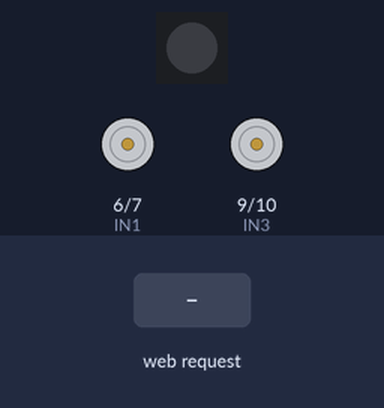
A sketch run on a simulated ESP32-S3. Parts: 1 RGB LEDs in strip order, left to right, motor-driver pin pairs drawn as motors (green arrow = first pin HIGH = forward, orange = second pin HIGH = backward, longer = more drive, scaled by the enable pin). The inputs (shaded band) are chosen by the test bench. Dim RGB values are drawn brighter than linear; what the sketch prints to the serial monitor is not drawn.

Above: at 1.2 s.
1.3 s: HTTP request GET /control?t=120 received
At 2.4 s:
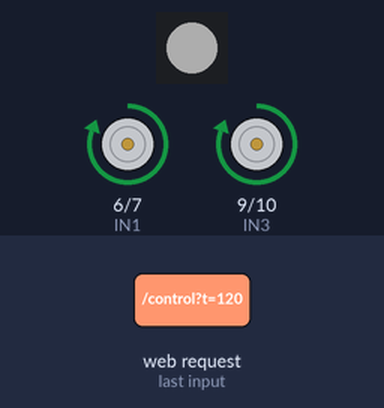
2.8 s: HTTP request GET /control?r=120 received
At 3.6 s:
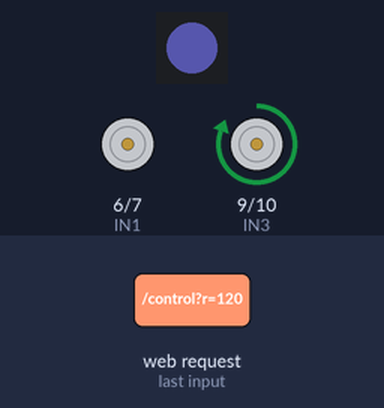
4.3 s: HTTP request GET /control?t=1 received
At 4.7 s:
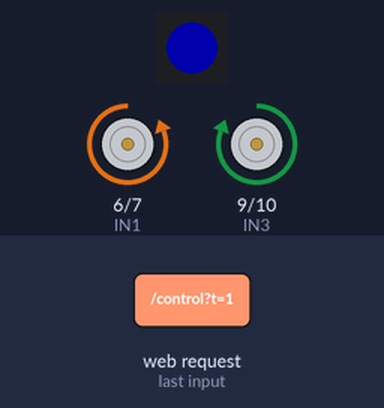
5.8 s: HTTP request GET /control?r=1 received
At 7.0 s:
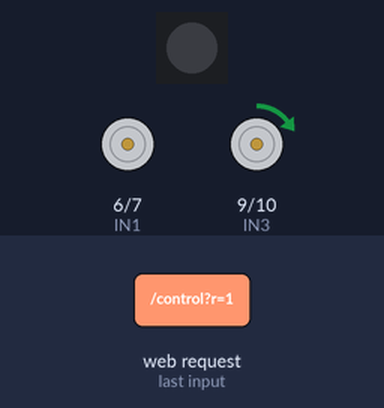
7.3 s: HTTP request GET /control?t=120&r=120 received
At 8.2 s:
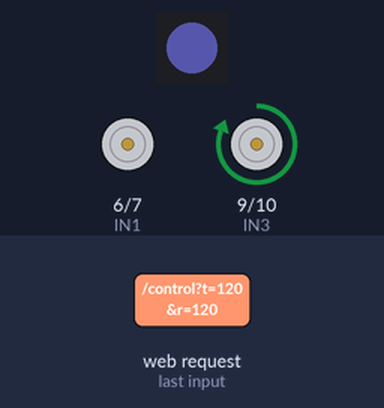
8.8 s: HTTP request GET /control?t=0 received
At 9.3 s:
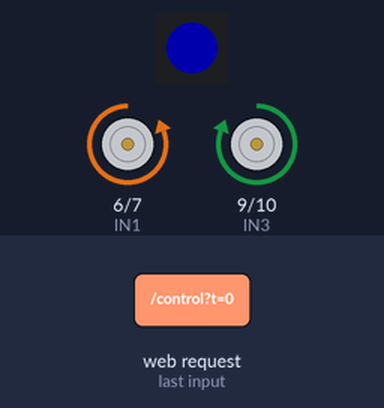
Timing chart, 0 to 11.3 s (numbered marks = the images above; inputs shaded):
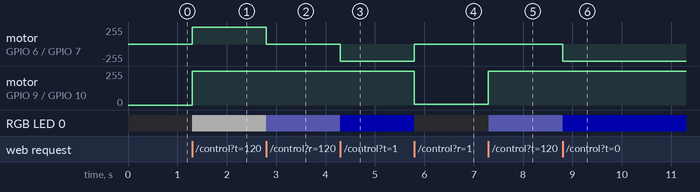

Measured:
- after the input at 1.3 s, motor on GPIO 6 (IN1) / GPIO 7 (IN2), motor on GPIO 9 (IN3) / GPIO 10 (IN4): stopped → forward 255/255 at once; RGB LED 0: off → RGB(50, 50, 50) at once
- after the input at 2.8 s, motor on GPIO 6 (IN1) / GPIO 7 (IN2): forward 255/255 → stopped at once; RGB LED 0: RGB(50, 50, 50) → RGB(25, 25, 50) at once
- after the input at 4.3 s, motor on GPIO 6 (IN1) / GPIO 7 (IN2): stopped → backward 255/255 at once; RGB LED 0: RGB(25, 25, 50) → RGB(0, 0, 50) at once
- after the input at 5.8 s, motor on GPIO 6 (IN1) / GPIO 7 (IN2): backward 255/255 → stopped at once; motor on GPIO 9 (IN3) / GPIO 10 (IN4): forward 255/255 → forward 5/255 at once; RGB LED 0: RGB(0, 0, 50) → off at once
- after the input at 7.3 s, motor on GPIO 9 (IN3) / GPIO 10 (IN4): forward 5/255 → forward 255/255 at once; RGB LED 0: off → RGB(25, 25, 50) at once
- after the input at 8.8 s, motor on GPIO 6 (IN1) / GPIO 7 (IN2): stopped → backward 255/255 at once; RGB LED 0: RGB(25, 25, 50) → RGB(0, 0, 50) at once

The sketch:

ESP32_Robot_Controller.ino
```cpp
#include <WiFi.h>
#include <WebServer.h>
#include <Adafruit_NeoPixel.h>

const char* ssid = "Robot-ESP32";
const char* password = "password123";

const int ENA = 5;
const int IN1 = 6;
const int IN2 = 7;
const int ENB = 8;
const int IN3 = 9;
const int IN4 = 10;

#define RGB_PIN 48
#define NUM_PIXELS 1
Adafruit_NeoPixel pixels(NUM_PIXELS, RGB_PIN, NEO_GRB + NEO_KHZ800);

const int pwmFreq = 20000;
const int pwmResolution = 8;

WebServer server(80);

int throttle = 0;
int rotation = 0;

void setLED(int r, int g, int b) {
  pixels.setPixelColor(0, pixels.Color(r, g, b));
  pixels.show();
}

void updateLED() {
  int r = 0, g = 0, b = 0;

  if (throttle > 10) {
    r = 255; g = 255; b = 255;
  } else if (throttle < -10) {
    r = 255; g = 0; b = 0;
  }

  if (rotation < -10) {
    if (throttle > 10) {
      r = 0; g = 255; b = 255;
    } else if (throttle < -10) {
      r = 255; g = 255; b = 0;
    } else {
      r = 0; g = 255; b = 0;
    }
  } else if (rotation > 10) {
    if (throttle > 10) {
      r = 128; g = 128; b = 255;
    } else if (throttle < -10) {
      r = 255; g = 0; b = 255;
    } else {
      r = 0; g = 0; b = 255;
    }
  }

  setLED(r, g, b);
}

void setMotor(int pwmPin, int inA, int inB, int speed) {
  speed = constrain(speed, -100, 100);

  if (speed > 0) {
    digitalWrite(inA, HIGH);
    digitalWrite(inB, LOW);
  } else if (speed < 0) {
    digitalWrite(inA, LOW);
    digitalWrite(inB, HIGH);
  } else {
    digitalWrite(inA, LOW);
    digitalWrite(inB, LOW);
  }

  int pwm = map(abs(speed), 0, 100, 0, 255);
  ledcWrite(pwmPin, pwm);
}

void updateMotors() {
  int left = constrain(throttle - rotation, -100, 100);
  int right = constrain(throttle + rotation, -100, 100);

  setMotor(ENA, IN1, IN2, left);
  setMotor(ENB, IN3, IN4, right);
  updateLED();
}

void handleControl() {
  if (server.hasArg("t")) throttle = server.arg("t").toInt();
  if (server.hasArg("r")) rotation = server.arg("r").toInt();

  updateMotors();
  server.send(200, "text/plain", "OK");
}

void handleRoot() {
  server.send(200, "text/html", R"rawliteral(
<!DOCTYPE html>
<html>
<head>
<meta name="viewport" content="width=device-width, initial-scale=1">
<style>
* {
  box-sizing: border-box;
}

body {
  font-family: -apple-system, BlinkMacSystemFont, 'Segoe UI', Roboto, sans-serif;
  background: #0a0e27;
  color: #e0e6ed;
  margin: 0;
  padding: 40px 20px;
  display: flex;
  flex-direction: column;
  align-items: center;
  justify-content: center;
  min-height: 100vh;
}

.container {
  max-width: 800px;
  width: 100%;
}

h1 {
  font-size: 28px;
  font-weight: 600;
  text-align: center;
  margin: 0 0 50px 0;
  color: #e0e6ed;
  letter-spacing: 0.5px;
}

.controls {
  display: flex;
  gap: 80px;
  justify-content: center;
  flex-wrap: wrap;
  margin-bottom: 60px;
}

.control-group {
  display: flex;
  flex-direction: column;
  align-items: center;
  gap: 20px;
}

.joystick-label {
  font-size: 12px;
  font-weight: 600;
  color: #8892b0;
  text-transform: uppercase;
  letter-spacing: 1.5px;
}

.joy {
  width: 200px;
  height: 200px;
  background: #111d3c;
  border: 2px solid #293458;
  border-radius: 50%;
  position: relative;
  touch-action: none;
  cursor: grab;
}

.joy:active {
  cursor: grabbing;
}

.knob {
  width: 60px;
  height: 60px;
  background: #4a7ba7;
  border-radius: 50%;
  position: absolute;
  left: 70px;
  top: 70px;
  cursor: grab;
  transition: background 0.1s;
}

.knob:active {
  background: #5a8bc7;
}

.info-section {
  margin-top: 40px;
  padding: 24px;
  background: #111d3c;
  border: 2px solid #293458;
  border-radius: 12px;
}

.info-title {
  font-size: 12px;
  font-weight: 600;
  color: #8892b0;
  text-transform: uppercase;
  letter-spacing: 1.5px;
  margin: 0 0 16px 0;
}

.keyboard-controls {
  display: flex;
  gap: 24px;
  flex-wrap: wrap;
  margin-bottom: 20px;
}

.control-item {
  display: flex;
  align-items: center;
  gap: 8px;
}

.key {
  display: inline-flex;
  align-items: center;
  justify-content: center;
  min-width: 32px;
  height: 32px;
  padding: 0 8px;
  background: #1a2847;
  border: 1px solid #293458;
  border-radius: 6px;
  font-weight: 600;
  font-size: 13px;
  color: #e0e6ed;
}

.control-desc {
  font-size: 13px;
  color: #a0aab8;
}

.led-grid {
  display: grid;
  grid-template-columns: repeat(auto-fit, minmax(140px, 1fr));
  gap: 12px;
  margin-top: 16px;
}

.led-item {
  display: flex;
  align-items: center;
  gap: 8px;
  padding: 8px;
  border-radius: 6px;
  background: rgba(0, 0, 0, 0.2);
}

.led-box {
  width: 16px;
  height: 16px;
  border-radius: 4px;
  flex-shrink: 0;
}

.led-label {
  font-size: 12px;
  color: #a0aab8;
}

@media (max-width: 600px) {
  body {
    padding: 20px 20px;
  }

  h1 {
    font-size: 24px;
    margin-bottom: 30px;
  }

  .controls {
    gap: 40px;
  }

  .joy {
    width: 160px;
    height: 160px;
  }

  .knob {
    width: 48px;
    height: 48px;
    left: 56px;
    top: 56px;
  }
}
</style>
</head>
<body>

<div class="container">
  <h1>Robot Control</h1>

  <div class="controls">
    <div class="control-group">
      <div class="joystick-label">Throttle</div>
      <div class="joy" id="throttle">
        <div class="knob"></div>
      </div>
    </div>

    <div class="control-group">
      <div class="joystick-label">Rotation</div>
      <div class="joy" id="rotate">
        <div class="knob"></div>
      </div>
    </div>
  </div>

  <div class="info-section">
    <div class="info-title">Keyboard Controls</div>
    <div class="keyboard-controls">
      <div class="control-item">
        <span class="key">W</span>
        <span class="key">S</span>
        <span class="control-desc">Throttle</span>
      </div>
      <div class="control-item">
        <span class="key">A</span>
        <span class="key">D</span>
        <span class="control-desc">Rotate</span>
      </div>
    </div>

    <div class="info-title" style="margin-top: 24px;">LED Status</div>
    <div class="led-grid">
      <div class="led-item">
        <div class="led-box" style="background: white;"></div>
        <span class="led-label">Forward</span>
      </div>
      <div class="led-item">
        <div class="led-box" style="background: #ff4444;"></div>
        <span class="led-label">Backward</span>
      </div>
      <div class="led-item">
        <div class="led-box" style="background: #44ff44;"></div>
        <span class="led-label">Left Turn</span>
      </div>
      <div class="led-item">
        <div class="led-box" style="background: #4444ff;"></div>
        <span class="led-label">Right Turn</span>
      </div>
      <div class="led-item">
        <div class="led-box" style="background: #00ffff;"></div>
        <span class="led-label">Forward+Left</span>
      </div>
      <div class="led-item">
        <div class="led-box" style="background: #88ddff;"></div>
        <span class="led-label">Forward+Right</span>
      </div>
      <div class="led-item">
        <div class="led-box" style="background: #ffff00;"></div>
        <span class="led-label">Back+Left</span>
      </div>
      <div class="led-item">
        <div class="led-box" style="background: #ff00ff;"></div>
        <span class="led-label">Back+Right</span>
      </div>
    </div>
  </div>
</div>

<script>
function joystick(el, callback) {
  const knob = el.querySelector('.knob');
  const rect = el.getBoundingClientRect();
  const center = rect.width / 2;

  function move(x, y) {
    const dx = x - center;
    const dy = y - center;
    const dist = Math.min(center - 30, Math.hypot(dx, dy));
    const angle = Math.atan2(dy, dx);

    const nx = Math.cos(angle) * dist;
    const ny = Math.sin(angle) * dist;

    knob.style.left = center + nx - 30 + "px";
    knob.style.top = center + ny - 30 + "px";

    callback(nx / (center - 30), -ny / (center - 30));
  }

  el.addEventListener("touchmove", e => {
    const t = e.touches[0];
    const rect2 = el.getBoundingClientRect();
    move(t.clientX - rect2.left, t.clientY - rect2.top);
    e.preventDefault();
  });

  el.addEventListener("touchend", () => {
    knob.style.left = "70px";
    knob.style.top = "70px";
    callback(0, 0);
  });
}

let throttle = 0;
let rotation = 0;
let keysPressed = {};

function send() {
  fetch(`/control?t=${Math.round(throttle*100)}&r=${Math.round(rotation*100)}`);
}

function updateFromKeys() {
  let newThrottle = 0;
  let newRotation = 0;

  if (keysPressed['w'] || keysPressed['W']) newThrottle += 1;
  if (keysPressed['s'] || keysPressed['S']) newThrottle -= 1;
  if (keysPressed['a'] || keysPressed['A']) newRotation -= 1;
  if (keysPressed['d'] || keysPressed['D']) newRotation += 1;

  if (newThrottle !== throttle || newRotation !== rotation) {
    throttle = newThrottle;
    rotation = newRotation;
    send();
  }
}

document.addEventListener('keydown', e => {
  if (['w', 's', 'a', 'd', 'W', 'S', 'A', 'D'].includes(e.key)) {
    e.preventDefault();
    keysPressed[e.key] = true;
    updateFromKeys();
  }
});

document.addEventListener('keyup', e => {
  if (['w', 's', 'a', 'd', 'W', 'S', 'A', 'D'].includes(e.key)) {
    e.preventDefault();
    delete keysPressed[e.key];
    updateFromKeys();
  }
});

joystick(document.getElementById("throttle"), (x, y) => {
  if (Object.keys(keysPressed).length === 0) {
    throttle = y;
    send();
  }
});

joystick(document.getElementById("rotate"), (x, y) => {
  if (Object.keys(keysPressed).length === 0) {
    rotation = x;
    send();
  }
});
</script>

</body>
</html>
)rawliteral");
}

void setup() {
  Serial.begin(115200);

  pinMode(IN1, OUTPUT);
  pinMode(IN2, OUTPUT);
  pinMode(IN3, OUTPUT);
  pinMode(IN4, OUTPUT);

  ledcAttach(ENA, pwmFreq, pwmResolution);
  ledcAttach(ENB, pwmFreq, pwmResolution);

  pixels.begin();
  pixels.setBrightness(50);
  setLED(0, 0, 0);

  WiFi.softAP(ssid, password);

  Serial.println("WiFi AP Started");
  Serial.print("IP Address: ");
  Serial.println(WiFi.softAPIP());

  server.on("/", handleRoot);
  server.on("/control", handleControl);
  server.begin();

  Serial.println("Server started");
}

void loop() {
  server.handleClient();
}
```
